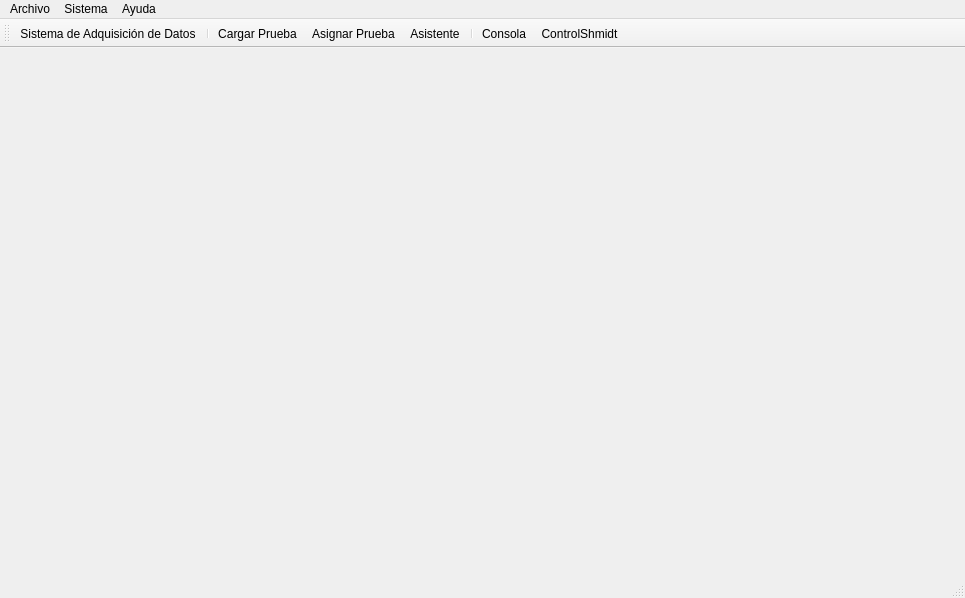
<?xml version="1.0" encoding="UTF-8"?>
<ui version="4.0">
 <class>Simulador</class>
 <widget class="QMainWindow" name="Simulador">
  <property name="geometry">
   <rect>
    <x>0</x>
    <y>0</y>
    <width>965</width>
    <height>598</height>
   </rect>
  </property>
  <property name="minimumSize">
   <size>
    <width>965</width>
    <height>598</height>
   </size>
  </property>
  <property name="windowTitle">
   <string>MainWindow</string>
  </property>
  <widget class="QWidget" name="centralwidget">
   <layout class="QGridLayout" name="gridLayout">
    <item row="0" column="0">
     <layout class="QVBoxLayout" name="verticalLayoutMenu">
      <property name="sizeConstraint">
       <enum>QLayout::SetDefaultConstraint</enum>
      </property>
      <item>
       <spacer name="horizontalSpacer">
        <property name="orientation">
         <enum>Qt::Horizontal</enum>
        </property>
        <property name="sizeType">
         <enum>QSizePolicy::Minimum</enum>
        </property>
        <property name="sizeHint" stdset="0">
         <size>
          <width>230</width>
          <height>20</height>
         </size>
        </property>
       </spacer>
      </item>
     </layout>
    </item>
    <item row="0" column="1">
     <layout class="QVBoxLayout" name="verticalLayoutContenido" stretch="0">
      <item>
       <spacer name="horizontalSpacer_2">
        <property name="orientation">
         <enum>Qt::Horizontal</enum>
        </property>
        <property name="sizeType">
         <enum>QSizePolicy::Expanding</enum>
        </property>
        <property name="sizeHint" stdset="0">
         <size>
          <width>10</width>
          <height>20</height>
         </size>
        </property>
       </spacer>
      </item>
     </layout>
    </item>
   </layout>
  </widget>
  <widget class="QMenuBar" name="menubar">
   <property name="geometry">
    <rect>
     <x>0</x>
     <y>0</y>
     <width>965</width>
     <height>25</height>
    </rect>
   </property>
   <widget class="QMenu" name="menuAbrir">
    <property name="title">
     <string>Archivo</string>
    </property>
    <addaction name="separator"/>
    <addaction name="actionCerrar_Sesion"/>
    <addaction name="actionSalir"/>
   </widget>
   <widget class="QMenu" name="menuSistema">
    <property name="title">
     <string>Sistema</string>
    </property>
    <addaction name="actionSistema_de_Adquisici_on_de_Datos"/>
    <addaction name="actionAsignar_Prueba"/>
    <addaction name="actionAsistente"/>
   </widget>
   <widget class="QMenu" name="menuAyuda">
    <property name="title">
     <string>Ayuda</string>
    </property>
    <addaction name="actionManual"/>
    <addaction name="actionSoporte"/>
   </widget>
   <addaction name="menuAbrir"/>
   <addaction name="menuSistema"/>
   <addaction name="menuAyuda"/>
  </widget>
  <widget class="QStatusBar" name="statusbar"/>
  <widget class="QToolBar" name="toolBar">
   <property name="windowTitle">
    <string>toolBar</string>
   </property>
   <attribute name="toolBarArea">
    <enum>TopToolBarArea</enum>
   </attribute>
   <attribute name="toolBarBreak">
    <bool>false</bool>
   </attribute>
   <addaction name="actionSistema_de_Adquisici_on_de_Datos"/>
   <addaction name="separator"/>
   <addaction name="actionCargar_Prueba"/>
   <addaction name="actionAsignar_Prueba"/>
   <addaction name="actionAsistente"/>
   <addaction name="separator"/>
   <addaction name="actionConsola"/>
   <addaction name="actionControlShmidt"/>
  </widget>
  <action name="actionAsignar_Prueba">
   <property name="icon">
    <iconset resource="../resource.qrc">
     <normaloff>:/images/iconsubir.jpg</normaloff>:/images/iconsubir.jpg</iconset>
   </property>
   <property name="text">
    <string>Asignar Prueba</string>
   </property>
   <property name="toolTip">
    <string>Asignar Prueba</string>
   </property>
  </action>
  <action name="actionCargar_Prueba">
   <property name="icon">
    <iconset resource="../resource.qrc">
     <normaloff>:/images/cargarPrueba.jpeg</normaloff>:/images/cargarPrueba.jpeg</iconset>
   </property>
   <property name="text">
    <string>Cargar Prueba</string>
   </property>
   <property name="toolTip">
    <string>Cargar Prueba</string>
   </property>
  </action>
  <action name="actionSalir">
   <property name="icon">
    <iconset resource="../resource.qrc">
     <normaloff>:/images/iconSalir.jpg</normaloff>:/images/iconSalir.jpg</iconset>
   </property>
   <property name="text">
    <string>Salir</string>
   </property>
  </action>
  <action name="actionManual">
   <property name="text">
    <string>Manual</string>
   </property>
  </action>
  <action name="actionSoporte">
   <property name="icon">
    <iconset resource="../resource.qrc">
     <normaloff>:/images/iconAcerca.jpg</normaloff>:/images/iconAcerca.jpg</iconset>
   </property>
   <property name="text">
    <string>Acerca</string>
   </property>
  </action>
  <action name="actionSistema_de_Adquisici_on_de_Datos">
   <property name="icon">
    <iconset resource="../resource.qrc">
     <normaloff>:/images/conexion.gif</normaloff>:/images/conexion.gif</iconset>
   </property>
   <property name="text">
    <string>Sistema de Adquisición de Datos</string>
   </property>
   <property name="shortcut">
    <string>CapsLock, CapsLock, CapsLock, CapsLock</string>
   </property>
  </action>
  <action name="actionConsola">
   <property name="icon">
    <iconset resource="../resource.qrc">
     <normaloff>:/images/consola.png</normaloff>:/images/consola.png</iconset>
   </property>
   <property name="text">
    <string>Consola</string>
   </property>
  </action>
  <action name="actionControlShmidt">
   <property name="icon">
    <iconset resource="../resource.qrc">
     <normaloff>:/images/cidaIcon.png</normaloff>:/images/cidaIcon.png</iconset>
   </property>
   <property name="text">
    <string>ControlShmidt</string>
   </property>
   <property name="toolTip">
    <string>ControlShmidt</string>
   </property>
  </action>
  <action name="actionAsistente">
   <property name="icon">
    <iconset resource="../resource.qrc">
     <normaloff>:/images/ico_soporte.png</normaloff>:/images/ico_soporte.png</iconset>
   </property>
   <property name="text">
    <string>Asistente</string>
   </property>
  </action>
  <action name="actionCerrar_Sesion">
   <property name="text">
    <string>Cerrar Sesion</string>
   </property>
  </action>
 </widget>
 <resources>
  <include location="../resource.qrc"/>
 </resources>
 <connections/>
</ui>
